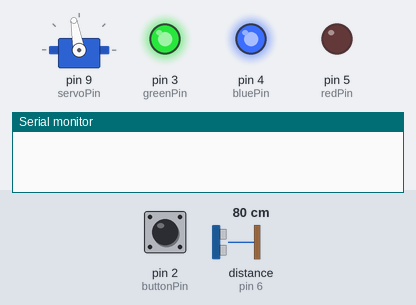
The sketch below on a simulated Arduino Uno, built with avr-gcc and run on an emulated ATmega328P. On the bench: servo, output pins drawn as LEDs (lit = HIGH), the last lines printed to the serial monitor. Wiring (inferred from the names in the program): ultrasonic range finder: trigger pin 7; echo pin 6. Inputs (shaded band) come from the test bench; at power-on: pin 2 (buttonPin) HIGH, distance to the obstacle (sensor on pin 6) 80 cm. The echo pulse lasts 58.3 µs per cm; pins used as bus, display or sensor lines are not drawn.

Above: at 1.2 s.
1.3 s: pin 2 (buttonPin) pulled LOW for 0.15 s
At 3.9 s:
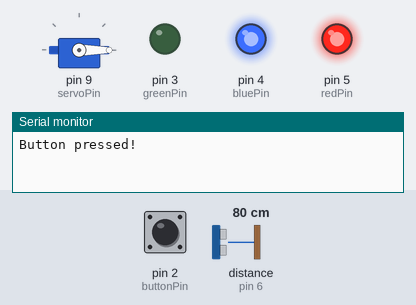
4.2 s: pin 2 (buttonPin) pulled LOW for 1 s
At 5.52 s:
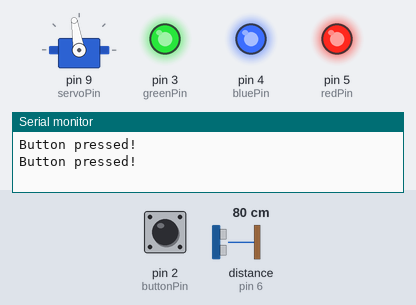
7.1 s: distance to the obstacle (sensor on pin 6) set to 22 cm
8.6 s: distance to the obstacle (sensor on pin 6) set to 19 cm
10.5 s: pin 2 (buttonPin) driven LOW
At 12.9 s:
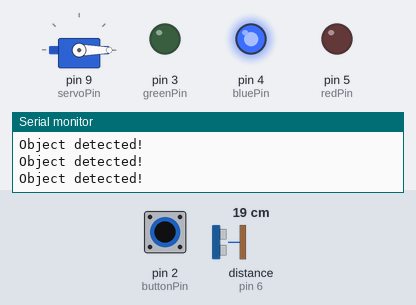
Timing chart, 0 to 14.4 s (numbered marks = the images above; inputs shaded):
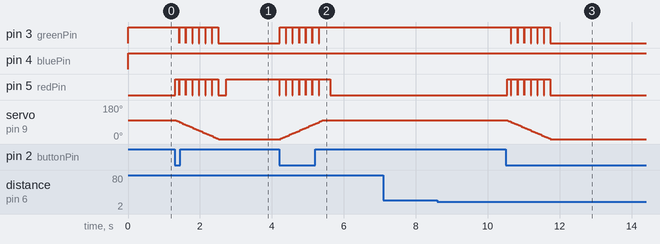

The sketch:

sketch_may19a.ino
```cpp
#include <Servo.h>
#include <math.h>       /* fmod */

// Pin definitions
const int redPin = 5;
const int greenPin = 3;
const int bluePin = 4;
const int buttonPin = 2;
const int servoPin = 9;
const int trigPin = 7;
const int echoPin = 6;

// Variable to store the current LED color state
int colorState = 0; // 0 = Red, 1 = Yellow, 2 = Green

// variables will change:
int angle = 100;          // the current angle of servo motor
volatile bool buttonState = LOW;

void myISR() {
  buttonState = !buttonState;
}

// Create a Servo object
Servo servoMotor;

// Servo motor state variable
int servoMotorState = 0; // 0 - down, 1 - moving up/down, 2 - up

// Variables for ultrasonic sensor
long duration;
int distance;

unsigned long objectDetectedTime = 0;

void setup()
{
  // Set the LED pins as outputs
  pinMode(redPin, OUTPUT);
  pinMode(greenPin, OUTPUT);
  pinMode(bluePin, OUTPUT);

  // Set the button pin as input with internal pull-up resistor
  pinMode(buttonPin, INPUT_PULLUP);
  attachInterrupt(digitalPinToInterrupt(buttonPin), myISR, FALLING);  // trigger when button pressed, but not when released.

  // Attach the servo to the servo pin
  servoMotor.attach(servoPin);
  servoMotor.write(angle);

  // Initialize ultrasonic sensor pins
  pinMode(trigPin, OUTPUT);
  pinMode(echoPin, INPUT);

  // Initialize Serial communication
  Serial.begin(9600);
}

void turn_on_red() {
  // Turn on the red LED
  digitalWrite(redPin, LOW);
  digitalWrite(greenPin, HIGH);
  digitalWrite(bluePin, HIGH);
  // Serial.println("RED!");
}

void turn_on_yellow() {
  // Turn on the yellow LED
  digitalWrite(redPin, LOW);
  digitalWrite(greenPin, LOW);
  digitalWrite(bluePin, HIGH);
  // Serial.println("YELLOW!");
}

void turn_on_green() {
  // Turn on the green LED
  digitalWrite(redPin, HIGH);
  digitalWrite(greenPin, LOW);
  digitalWrite(bluePin, HIGH);
  // Serial.println("GREEN!");
}

void blink_yellow(int duration) {
  unsigned long startTime = millis();
  unsigned long endTime = startTime + duration;

   while (millis() < endTime) {
    turn_on_yellow();
    delay(500); // LED on for 500ms
    digitalWrite(redPin, HIGH);
    digitalWrite(greenPin, HIGH);
    digitalWrite(bluePin, HIGH);
    delay(500); // LED off for 500ms
  }
}

void turn_off_led() {
  // Turn off the LED
  digitalWrite(redPin, HIGH);
  digitalWrite(greenPin, HIGH);
  digitalWrite(bluePin, HIGH);
}

bool checkObjectDetected() {
  // Trigger the ultrasonic sensor
  digitalWrite(trigPin, LOW);
  delayMicroseconds(2);
  digitalWrite(trigPin, HIGH);
  delayMicroseconds(10);
  digitalWrite(trigPin, LOW);

  // Read the duration of the echo pulse
  duration = pulseIn(echoPin, HIGH);

  // Calculate the distance based on the duration
  distance = duration * 0.034 / 2;

  // Check if an object is within a certain distance threshold
  if (distance < 20) { // Adjust this threshold as needed
    Serial.println("Object detected!");
    objectDetectedTime = millis();
    return true; // Object detected
  } else {
    return false; // No object detected
  }
}

void down_servo() {
  float pre_pos = 0.0;
  bool objectDetected = false;

  for (float pos = 0.0; pos <= 100.0; pos += 0.01) {

    if (fmod(pos, 15) >= 0.0 && fmod(pos, 15) <= 1.0) {
      turn_on_yellow();
    } else {
      turn_off_led();
    }

    if (!objectDetected) {
      servoMotor.write(pos);
      pre_pos = pos;
    } else {
      pos -= 0.01;
    }
  }
}

void lift_servo() {
  for (float pos = 100.0; pos >= 0.0; pos -= 0.01) {
    if (fmod(pos, 15) >= 0.0 && fmod(pos, 15) <= 1.0) {
      turn_on_yellow();
    } else {
      turn_off_led();
    }
    servoMotor.write(pos);

  }
}


void loop()
{

  // Check if the button is pressed
  if (buttonState)
  {
    // Button is pressed, change the LED color state
    colorState = (colorState + 1) % 3;

    Serial.println("Button pressed!");

    // Check if an object is detected by the ultrasonic sensor
    bool objectDetected = checkObjectDetected();

    // change angle of servo motor
    if(angle == 0 && !objectDetected) {
      down_servo();
      angle = 100;
    } else if(angle == 100) {
      lift_servo();
      angle = 0;
    }

    delay(200); // Debounce delay to avoid multiple rapid button presses
    buttonState = LOW;
  }

  // If servo is up and the sensor see an object wait until the car is gone then count down to 2 seconds then close the barrier
  bool objectDetected = checkObjectDetected();
  if (angle == 0 && objectDetected) {
    Serial.println("I see car");
    Serial.println((millis() - objectDetectedTime));

    while(objectDetected) {
      objectDetected = checkObjectDetected();
    }

    while (millis() - objectDetectedTime <= 3000) {
    }

    objectDetected = checkObjectDetected();
    if (millis() - objectDetectedTime >= 3000 && !objectDetected) {
      down_servo();
      angle = 100;
    }
  }

  // Get the current servo motor position
  int servoPosition = servoMotor.read();

  if (servoPosition >= 98 && servoPosition <= 100) {
      turn_on_red();
  } else if (servoPosition >= 0 && servoPosition <= 2) {
      turn_on_green();
  }

}
```

Measured:
- after the input at 1.3 s, pin 3 (greenPin): alternates HIGH for 0.17 s and LOW for 0.01 s, 13 changes in all, then stays LOW, starting after 0.12 s; pin 5 (redPin): goes HIGH 0.11 s, 6 × (LOW 0.01 s, HIGH 0.17 s), LOW 0.22 s, then HIGH, starting at once; servo on pin 9 (servoPin): moves from 100° to 0° over 1.2 s, starting at once
- after the input at 4.2 s, pin 3 (greenPin): alternates HIGH for 0.17 s and LOW for 0.01 s, 13 changes in all, then stays HIGH, starting at once; pin 5 (redPin): goes 6 × (LOW 0.01 s, HIGH 0.17 s), LOW 0.01 s, HIGH 0.31 s, then LOW, starting at once; servo on pin 9 (servoPin): moves from 0° to 99° over 1.2 s, starting after 0.05 s
- after the input at 7.1 s, every drawn part: stays the same
- after the input at 10.5 s, pin 3 (greenPin): alternates HIGH for 0.17 s and LOW for 0.01 s, 13 changes in all, then stays LOW, starting after 0.15 s; pin 5 (redPin): alternates HIGH for 0.17 s and LOW for 0.01 s, 14 changes in all, then stays LOW, starting at once; servo on pin 9 (servoPin): moves from 99° to 0° over 1.2 s, starting after 0.06 s
